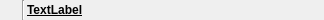
<?xml version="1.0" encoding="UTF-8"?>
<ui version="4.0">
 <class>wgDataGroup</class>
 <widget class="QWidget" name="wgDataGroup">
  <property name="geometry">
   <rect>
    <x>0</x>
    <y>0</y>
    <width>324</width>
    <height>20</height>
   </rect>
  </property>
  <property name="windowTitle">
   <string>Data Group</string>
  </property>
  <layout class="QGridLayout" name="glDataGroup">
   <property name="horizontalSpacing">
    <number>2</number>
   </property>
   <property name="verticalSpacing">
    <number>0</number>
   </property>
   <property name="margin">
    <number>0</number>
   </property>
   <item row="0" column="0">
    <widget class="QPushButton" name="pbGrpName">
     <property name="minimumSize">
      <size>
       <width>20</width>
       <height>20</height>
      </size>
     </property>
     <property name="maximumSize">
      <size>
       <width>20</width>
       <height>20</height>
      </size>
     </property>
     <property name="text">
      <string/>
     </property>
     <property name="iconSize">
      <size>
       <width>20</width>
       <height>20</height>
      </size>
     </property>
     <property name="checkable">
      <bool>true</bool>
     </property>
     <property name="flat">
      <bool>true</bool>
     </property>
    </widget>
   </item>
   <item row="0" column="1">
    <widget class="Line" name="line">
     <property name="orientation">
      <enum>Qt::Vertical</enum>
     </property>
    </widget>
   </item>
   <item row="0" column="2">
    <widget class="QLabel" name="lGrpName">
     <property name="font">
      <font>
       <weight>75</weight>
       <bold>true</bold>
       <underline>true</underline>
      </font>
     </property>
     <property name="text">
      <string>TextLabel</string>
     </property>
    </widget>
   </item>
   <item row="0" column="3">
    <spacer name="horizontalSpacer">
     <property name="orientation">
      <enum>Qt::Horizontal</enum>
     </property>
     <property name="sizeHint" stdset="0">
      <size>
       <width>40</width>
       <height>20</height>
      </size>
     </property>
    </spacer>
   </item>
  </layout>
 </widget>
 <resources/>
 <connections/>
</ui>
